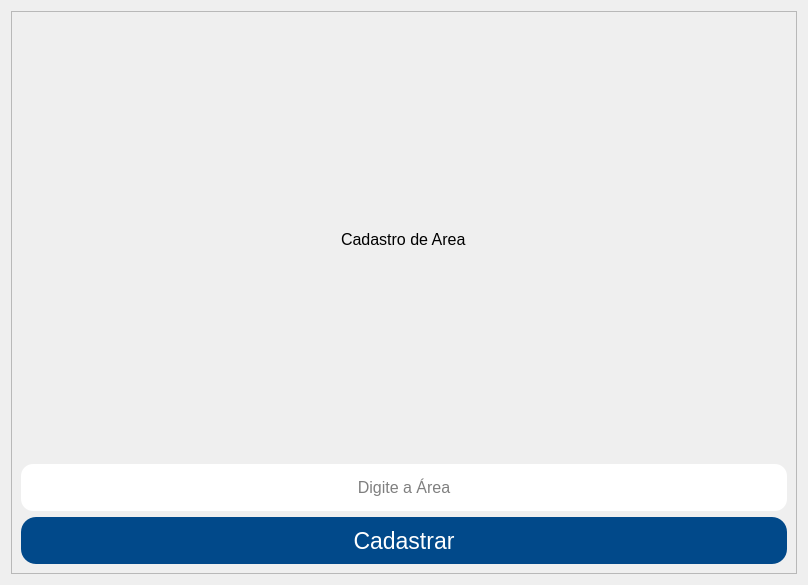
<?xml version="1.0" encoding="UTF-8"?>
<ui version="4.0">
 <class>Form</class>
 <widget class="QWidget" name="Form">
  <property name="geometry">
   <rect>
    <x>0</x>
    <y>0</y>
    <width>808</width>
    <height>585</height>
   </rect>
  </property>
  <property name="windowTitle">
   <string>Form</string>
  </property>
  <property name="styleSheet">
   <string notr="true">#btnCadastrarArea {
	background-color: #01498a;
	color: #FFF;
border: none;
border-radius: 15px;
}

#btnCadastrarArea:hover {
	background-color: #f6921e;
}

#cadastrarArea {
	background-color: white;
	border:2px solid rgba(0,0,0,0);
	border-bottom-color:rgba(46,82,101,200);
	border: none;
	border-radius: 12px
}

#resposta {
	color: red;
}</string>
  </property>
  <layout class="QVBoxLayout" name="verticalLayout_2">
   <item>
    <widget class="QFrame" name="frame">
     <property name="frameShape">
      <enum>QFrame::StyledPanel</enum>
     </property>
     <property name="frameShadow">
      <enum>QFrame::Raised</enum>
     </property>
     <layout class="QVBoxLayout" name="verticalLayout">
      <item alignment="Qt::AlignHCenter">
       <widget class="QLabel" name="label">
        <property name="font">
         <font>
          <pointsize>12</pointsize>
          <weight>50</weight>
          <bold>false</bold>
         </font>
        </property>
        <property name="text">
         <string>Cadastro de Area</string>
        </property>
       </widget>
      </item>
      <item>
       <widget class="QLineEdit" name="cadastrarArea">
        <property name="minimumSize">
         <size>
          <width>0</width>
          <height>47</height>
         </size>
        </property>
        <property name="font">
         <font>
          <pointsize>12</pointsize>
         </font>
        </property>
        <property name="alignment">
         <set>Qt::AlignCenter</set>
        </property>
        <property name="readOnly">
         <bool>false</bool>
        </property>
        <property name="placeholderText">
         <string>Digite a Área</string>
        </property>
       </widget>
      </item>
      <item>
       <widget class="QPushButton" name="btnCadastrarArea">
        <property name="minimumSize">
         <size>
          <width>0</width>
          <height>47</height>
         </size>
        </property>
        <property name="font">
         <font>
          <pointsize>17</pointsize>
         </font>
        </property>
        <property name="text">
         <string>Cadastrar</string>
        </property>
       </widget>
      </item>
     </layout>
    </widget>
   </item>
  </layout>
 </widget>
 <tabstops>
  <tabstop>cadastrarArea</tabstop>
  <tabstop>btnCadastrarArea</tabstop>
 </tabstops>
 <resources/>
 <connections/>
</ui>
